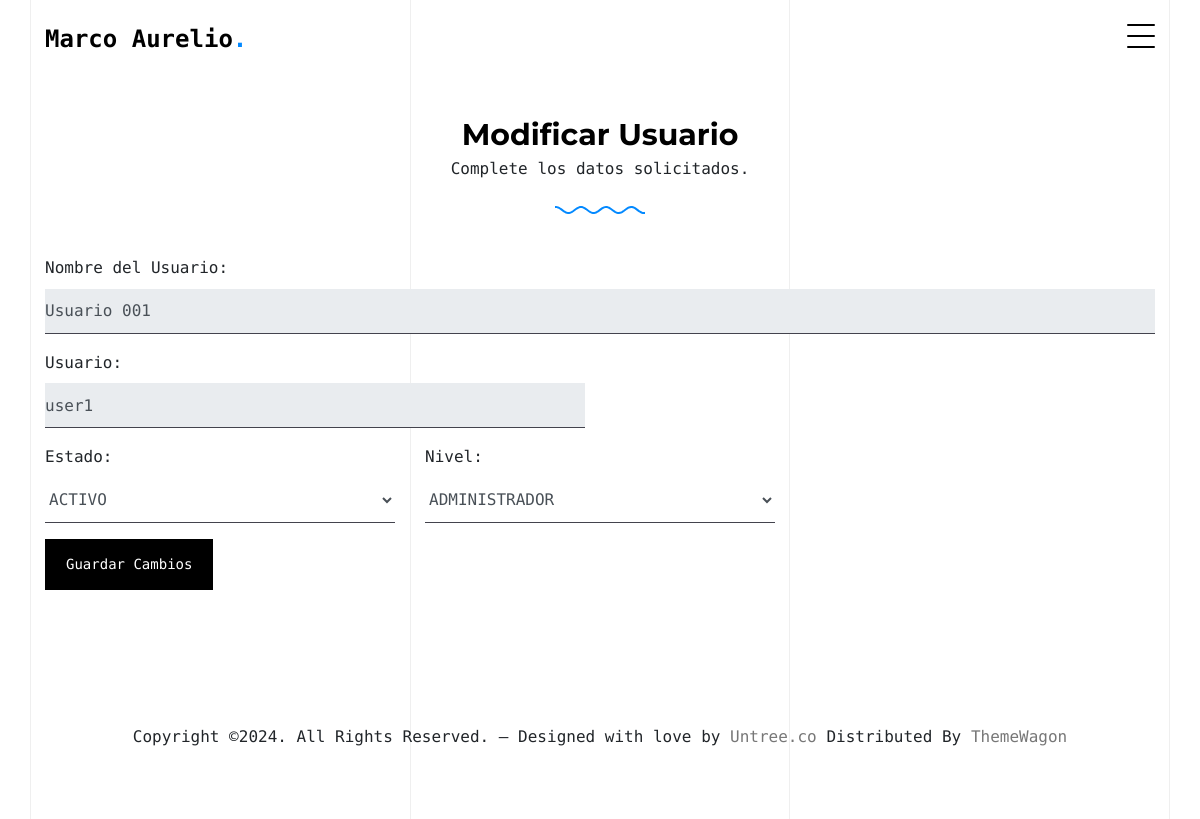
Screenshot of /modusuario/1 with the database file from the repository.
### pagina_cms/models.py (models this page shows)
class usuarios(models.Model):
    nombre = models.CharField(max_length=255)
    usuario = models.CharField(max_length=25)
    clave = models.CharField(max_length=25)
    estado = models.CharField(max_length=25)
    nivel = models.CharField(max_length=25)

### pagina_cms/usuarios.py (the view)
# urls.py: path('modusuario/<id>', usuarios.modificar, name='modusuario'),
def modificar(request, id):
    usuario = get_object_or_404(usuarios, pk=id)
    if request.method == 'POST':
        f_estado=request.POST.get('estado')
        f_nivel=request.POST.get('nivel')
        usuario.estado=f_estado
        usuario.nivel=f_nivel
        usuario.save()
        return redirect ('verusuario')
    else:
         return render(request, 'usuario_modify.html', {'usuario': usuario})

### pagina_cms/context_processors.py (called while the page is built)
def nivel_usuario(request):
    nivel_usuario = request.session.get('nivel_usuario', None)
    usuario_autenticado = request.session.get('usuario_autenticado', False)
    return {
        'nivel_usuario': nivel_usuario,
        'usuario_autenticado': usuario_autenticado,
    }

### pagina_cms/templates/usuario_modify.html (shortened to what this page needs)
{% extends 'base.html' %}
{% block cuerpo %}
<div class="untree_co-section pb-0">
    <div class="container">
      <div class="row mb-4">
        <div class="col-lg-7 text-center mx-auto">
          <h2 class="section-heading gsap-reveal-hero mb-0"><strong>Modificar Usuario</strong></h2>
          <p class="gsap-reveal-hero">Complete los datos solicitados.</p>
          <div class="wave gsap-reveal-hero" >
            <svg>
              <path d="M10,10 L50,100 L90,50" stroke="#0389ff"></path>
            </svg>
          </div>
        </div>
      </div>
      <div class="row">
        <div class="col-lg-12">
          <form action="{% url 'modusuario' id=usuario.id %}" method="post">
            <div class="row">
              <div class="col-lg-12 form-group">
                <label>Nombre del Usuario:</label>
                <input type="text" name="nombre" class="form-control" disabled required value="{{ usuario.nombre }}">
              </div>
              <div class="col-lg-6 form-group">
                <label>Usuario:</label>
                <input type="text" name="usuario" class="form-control" disabled required value="{{ usuario.usuario }}">
              </div>
            </div>
            <div class="row">
              <div class="col-lg-4 form-group">
                <label>Estado:</label>
                <select name="estado" class="form-control">
                  <option value="ACTIVO" {% if usuario.estado == 'ACTIVO' %} selected {% endif %}>ACTIVO</option>
              </select>
              </div>
              <div class="col-lg-4 form-group">
                <label>Nivel:</label>
                <select name="nivel" class="form-control">
                  <option value="ADMINISTRADOR" {% if usuario.nivel == 'ADMINISTRADOR' %} selected {% endif %}>ADMINISTRADOR</option>
              </select>
              </div>
            </div>
            <div class="row">
              <div class="col-12 form-group">
                <input type="submit" class="btn btn-black" value="Guardar Cambios">
              </div>
            </div>
          </form>
        </div>
      </div>
    </div>
  </div>
{% endblock %}

### pagina_cms/static/css/style.css (style rules this page uses)
body { font-family: "PT Mono", monospace; line-height: 1.6; background: #ffffff; overflow-x: hidden; font-size: 16px; }
body:before { content: ""; position: fixed; top: 0; left: 0; z-index: 99; right: 0; bottom: 0; background: rgba(0, 0, 0, 0.2); opacity: 0; visibility: hidden; -webkit-transition: .3s all ease; -o-transition: .3s all ease; transition: .3s all ease; }
h1, .h1, h2, .h2, h3, .h3, h4, .h4 { font-family: "Montserrat", sans-serif; color: #dddde6; }
.btn { padding-top: 14px; padding-bottom: 14px; padding-left: 20px; padding-right: 20px; border-radius: 0px; font-size: 14px; border: 1px solid transparent; }
.btn.btn-black { background: #000000; color: #ffffff; }
.form-control, .custom-select { border: none; font-size: 16px; height: 45px; padding-left: 0; padding-right: 0; background: transparent; border-bottom: 1px solid #43434d; border-radius: 0; }
.untree_co-section { padding: 7rem 0; }
.section-heading { font-size: 30px; color: #000000; }
.gsap-reveal-hero { line-height: 0; }
.wave { margin-bottom: 10px; }
.wave svg { width: 90px; height: 20px; }

### rows the page displays
usuarios: nombre "Usuario 001", usuario "user1", estado "ACTIVO", nivel "ADMINISTRADOR"
